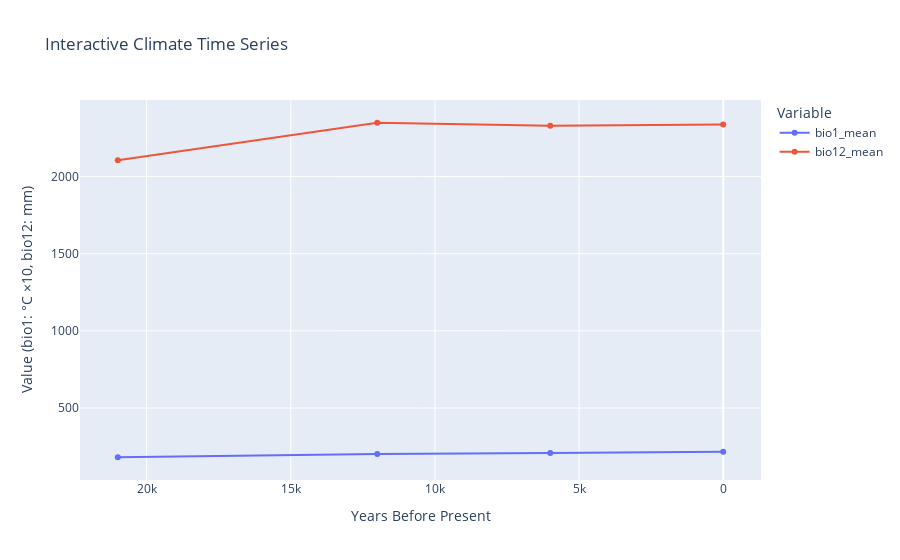

Notebook code cell kept with this figure:
### Code cell
# Configuration
period_folders = {
    0: DATA_DIR / "paleoclim" / "LH_v1_2_5m",  # Late Holocene
    6: DATA_DIR / "paleoclim" / "MH_v1_2_5m",   # Mid Holocene
    12: DATA_DIR / "paleoclim" / "EH_v1_2_5m",  # Early Holocene
    21: DATA_DIR / "paleoclim" / "LGM_v1_2_5m", # Last Glacial Maximum
}

# Get variables from config or use defaults
variables = ["bio1", "bio12"]

# Process the data if occurrences exist
if 'occurrences_gbif' in locals() and not occurrences_gbif.empty:
    print(f"Processing climate data for {len(occurrences_gbif)} occurrence points...")
    
    # Run the time series creation
    climate_series = create_climate_time_series(period_folders, variables, occurrences_gbif)
    
    # Save results
    results_csv = OUTPUT_DIR / "climate_time_series.csv"
    climate_series.to_csv(results_csv, index=False)
    
    # Plot the results
    plot_climate_time_series(climate_series, OUTPUT_DIR / "climate_time_series.png")
    
    # Display the results
    print("\nClimate time series created with the following data:")
    print(climate_series)
else:
    print("Cannot create climate time series. Occurrence data is missing or empty.")
    print("Please run the occurrence data processing steps first.")

### Figure 1 — Plotly figure (JSON) as saved in the notebook; plotly's stock layout.template omitted (floating-point values rounded to 4 significant figures)
{"data": [{"hovertemplate": "Variable=bio1_mean<br>Years Before Present=%{x}<br>Value (bio1: °C ×10, bio12: mm)=%{y}<extra></extra>", "legendgroup": "bio1_mean", "line": {"color": "#636efa", "dash": "solid"}, "marker": {"symbol": "circle"}, "mode": "lines+markers", "name": "bio1_mean", "orientation": "v", "showlegend": true, "type": "scatter", "x": [21000, 12000, 6000, 0], "xaxis": "x", "y": [181.0, 201.6, 208.2, 215.9], "yaxis": "y"}, {"hovertemplate": "Variable=bio12_mean<br>Years Before Present=%{x}<br>Value (bio1: °C ×10, bio12: mm)=%{y}<extra></extra>", "legendgroup": "bio12_mean", "line": {"color": "#EF553B", "dash": "solid"}, "marker": {"symbol": "circle"}, "mode": "lines+markers", "name": "bio12_mean", "orientation": "v", "showlegend": true, "type": "scatter", "x": [21000, 12000, 6000, 0], "xaxis": "x", "y": [2106.0, 2348.0, 2329.0, 2338.0], "yaxis": "y"}], "layout": {"legend": {"title": {"text": "Variable"}, "tracegroupgap": 0}, "title": {"text": "Interactive Climate Time Series"}, "xaxis": {"anchor": "y", "autorange": "reversed", "domain": [0, 1], "title": {"text": "Years Before Present"}}, "yaxis": {"anchor": "x", "domain": [0, 1], "title": {"text": "Value (bio1: °C ×10, bio12: mm)"}}}}
